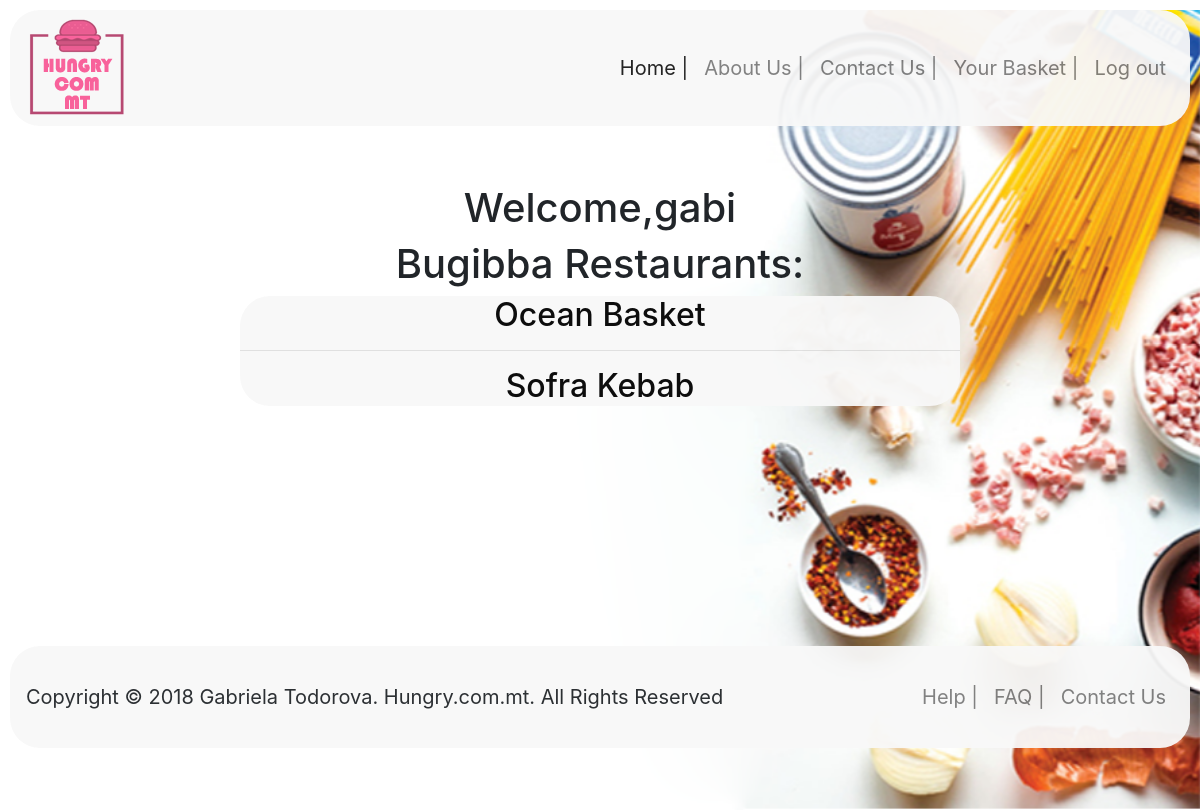
Screenshot of /bugibba.php (signed in) with the database file from the repository.
### tables this page shows
CREATE TABLE `restaurant` (
  `restaurantId` int(11) NOT NULL,
  `rastaurantName` varchar(100) NOT NULL,
  `localityId` int(11) NOT NULL
);

### bugibba.php (the view, shortened to what this page needs)
<!DOCTYPE html>
<html>
    <head>
        <link rel="stylesheet" href="styles.css" >
        <link rel="stylesheet" href="https://stackpath.bootstrapcdn.com/bootstrap/4.1.1/css/bootstrap.min.css">
    </head>
    <body>
        <div id="container">
            <header>
                <nav class="navbar navbar-expand-lg navbar-light ">
                  <div class="collapse navbar-collapse" id="navbarNav">
                    <img src="images/smalllogo.png" id="logo">
                    <ul class="navbar-nav ml-auto">
                      <li class="nav-item active">
                        <a class="nav-link" href="index.php">Home | </a>
                      </li>
                      <li class="nav-item">
                        <a class="nav-link" href="aboutus.php">About Us |</a>
                      </li>
                      <li class="nav-item">
                        <a class="nav-link" href="contactus.php">Contact Us |</a>
                        <?php
                            if (isset($_SESSION['username']) && (isset($_SESSION['password']))) {
                                echo "<li class='nav-item'>
                        <a class='nav-link' href='basket.php'> Your Basket | </a>
                      </li>
                      <li class='nav-item'>
                        <a class='nav-link' href='logout.php'> Log out  </a>
                      </li>";
                        }
                        ?>
                    </ul>
                  </div>
                </nav>
            </header>
            <br><br>
            <?php
                     if (isset($_SESSION['username']) && (isset($_SESSION['password']))) {
                         echo " <h1><center>Welcome,", $_SESSION['username'],"  </center></h1>";
                      }
            ?>
            <h1><center>Bugibba Restaurants: </center></h1>
            <div id="main">
            <?php
                 $conn = mysqli_connect('localhost', 'root','','hungry', '3307') or die('Cannot connect to DB');
                $query = "select rastaurantName from restaurant where localityId='2';";
                $result = mysqli_query($conn, $query);
                   while($row = mysqli_fetch_assoc($result)) {
                     if ($row['rastaurantName'] == 'Ocean Basket') {
                        echo "<h2><center><a href='oceanBasket.php'><font color='black'>$row[rastaurantName]</font><a></center></h2> <hr>";}
                       if ($row['rastaurantName'] == 'Sofra Kebab') {
                        echo "<h2><center><a href='sofra.php'><font color='black'>$row[rastaurantName]</font><a></center></h2>";}
                    }
            ?>
            </div>
            <div class="push"></div>
            <footer>
                <nav class="navbar navbar-expand-lg navbar-light ">
                  <div class="collapse navbar-collapse" id="navbarNav">
                   Copyright &copy; 2018 Gabriela Todorova. Hungry.com.mt. All Rights Reserved
                    <ul class="navbar-nav ml-auto">
                      <li class="nav-item">
                        <a class="nav-link" href="help.php">Help | </a>
                      </li>
                      <li class="nav-item">
                        <a class="nav-link" href="faq.php"> FAQ |</a>
                      </li>
                      <li class="nav-item">
                        <a class="nav-link" href="contactus.php">Contact Us </a>
                      </li>
                    </ul>
                  </div>
                </nav>
            </footer>
        </div>
    </body>
</html>

### styles.css (style rules this page uses)
#logo { float:left; }
nav { font-size: 20px; }
footer, .push { padding-top: 20px; padding-bottom: 20px; margin: 100px; }
header, footer, #main, h5 { background-color: #F8F8F8; opacity: 0.95; border-radius: 30px; margin: 10px; }
#container { background-image: url("images/one.png"); min-height: 800px; background-attachment: fixed; background-position: center; background-repeat: no-repeat; background-size: cover; margin-bottom: -100px; }
#main { width: 60%; margin:auto; }

### rows the page displays
restaurant: rastaurantName "Ocean Basket"
restaurant: rastaurantName "Sofra Kebab"

### other values shown
$_SESSION['username'] "gabi"
